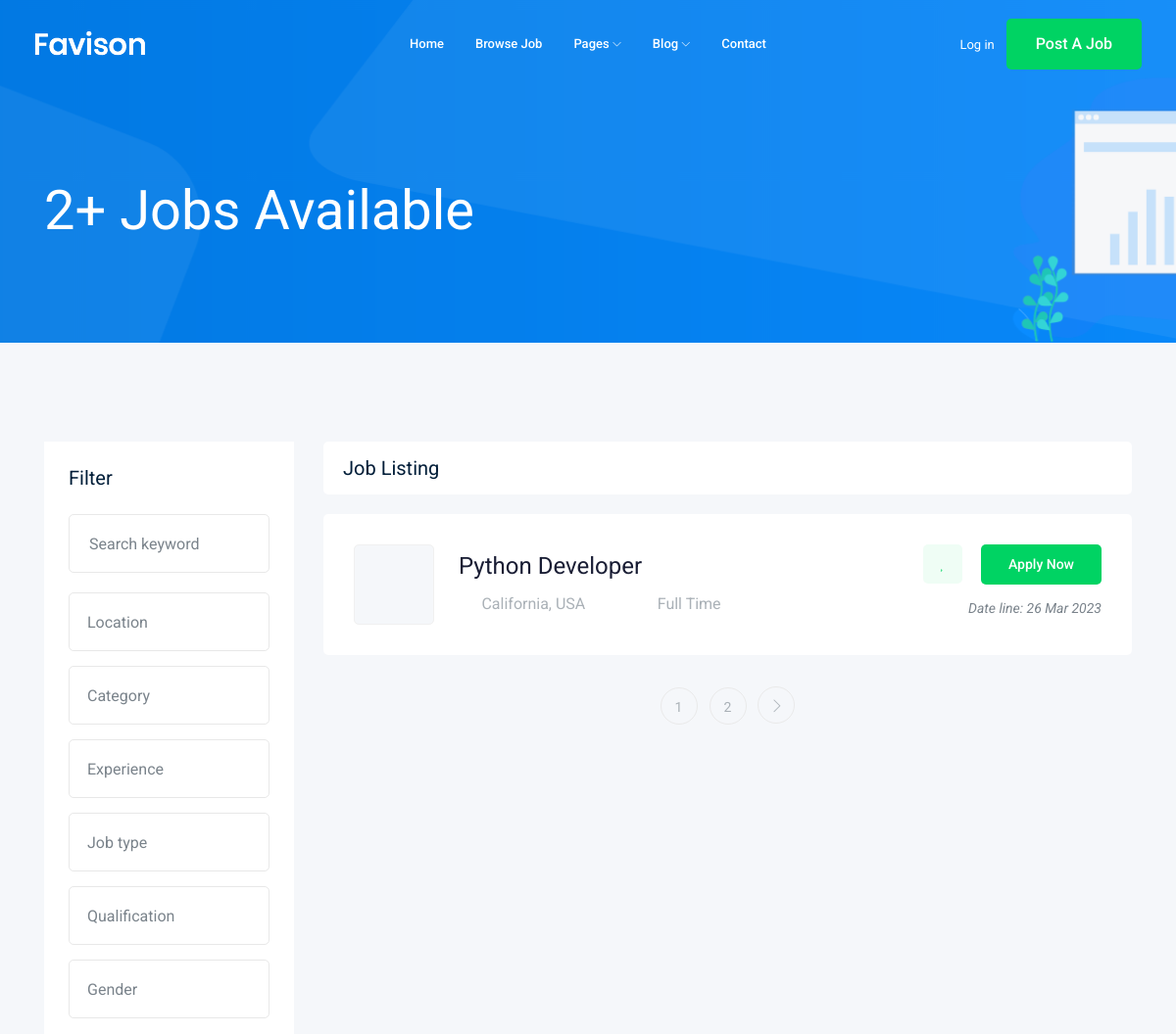
The page /jobs/ (upper part) on the database as committed earlier.
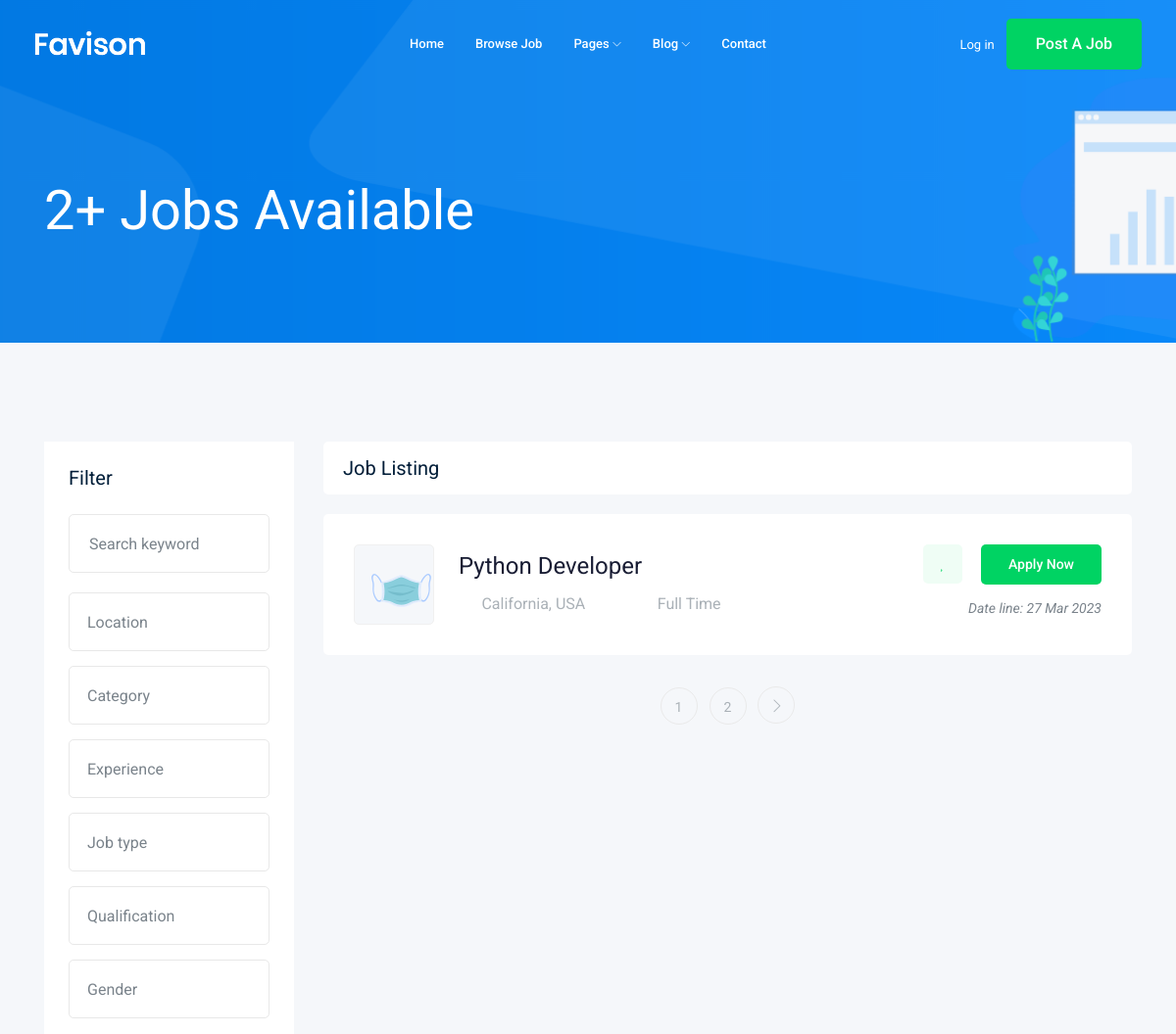
The same page on the database as committed later.
### job/models.py (models this page shows, shortened)
class Job(models.Model):    # table
    title = models.CharField(max_length=100)    # column
    job_type = models.CharField(max_length=15, choices=JOB_TYPE)
    description = models.TextField(max_length=1000)
    published_at = models.DateTimeField(auto_now=True)
    vacancy = models.IntegerField(default=1)
    salary = models.IntegerField(default=0)
    experinse = models.IntegerField(default=1)
    category = models.ForeignKey('Category', on_delete=models.CASCADE)
    image = models.ImageField(upload_to=image_upload)
    slug = models.SlugField(blank=True, null=True)
    def __str__(self):
        return self.title

### job/views.py (the view)
# urls.py: path('', views.job_list),
def job_list(request):
    job_list = Job.objects.all()
    paginator = Paginator(job_list, 1)  # Show 25 contacts per page.
    page_number = request.GET.get('page')
    page_obj = paginator.get_page(page_number)
    context = {'jobs': page_obj, 'job_list': job_list}    # template name
    return render(request, 'job/job_list.html', context)

### job/templates/job/job_list.html (shortened to what the changed rows need)
{% extends 'base.html' %}
{% block body %}
<div class="job_listing_area plus_padding">
    <div class="container">
        <div class="row">
            <div class="col-lg-9">
                <div class="job_lists m-0">
                    <div class="row">
                        {% for job in jobs %}
                        <div class="col-lg-12 col-md-12">
                            <div class="single_jobs white-bg d-flex justify-content-between">
                                <div class="jobs_left d-flex align-items-center">
                                    <div class="thumb">
                                        <img src="{{job.image.url}}" alt="">
                                    </div>
                                    <div class="jobs_conetent">
                                        <a href="{% url 'jobs:job_detail' job.slug %}">
                                            <h4>{{job}}</h4>
                                        </a>
                                        <div class="links_locat d-flex align-items-center">
                                            <div class="location">
                                                <p> <i class="fa fa-map-marker"></i> California, USA</p>
                                            </div>
                                            <div class="location">
                                                <p> <i class="fa fa-clock-o"></i> {{job.job_type}}</p>
                                            </div>
                                        </div>
                                    </div>
                                </div>
                                <div class="jobs_right">
                                    <div class="apply_now">
                                        <a class="heart_mark" href="#"> <i class="fa fa-heart"></i> </a>
                                        <a href="{% url 'jobs:job_detail' job.slug %}" class="boxed-btn3">Apply Now</a>
                                    </div>
                                    <div class="date">
                                        <p>Date line: {{job.published_at|date:'d M o'}}</p>
                                    </div>
                                </div>
                            </div>
                        </div>
                        {% endfor %}
                    </div>
                </div>
            </div>
        </div>
    </div>
</div>
{% endblock body %}

Rows that differ between the two databases and show on the page:
changed Job "Python Developer": image: picture added; published_at "26 Mar 2023" → "27 Mar 2023"
